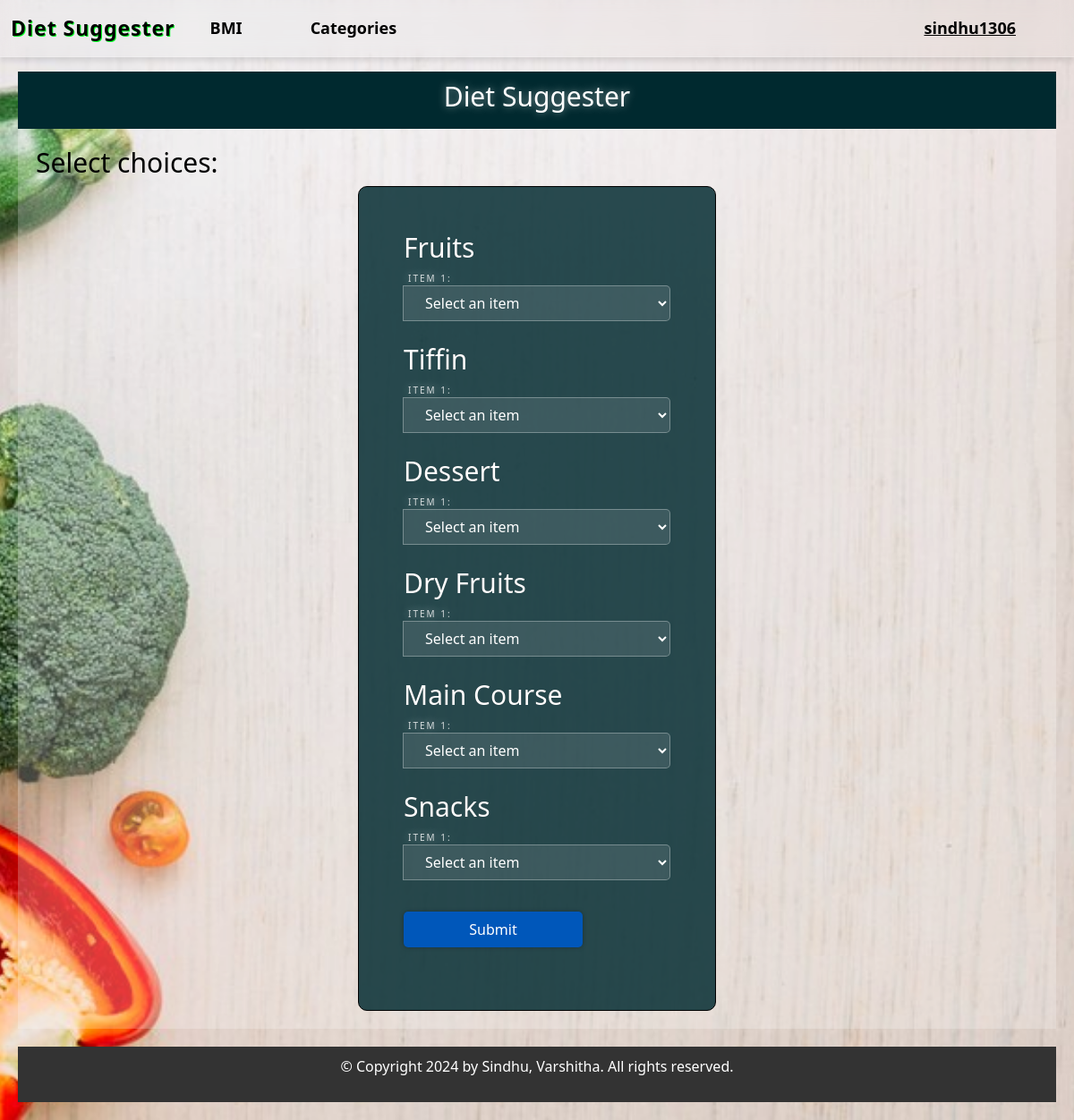
/categorize/ (signed in), run on the app's committed database.
### nutrition/models.py (models this page shows, shortened)
class Category(models.Model):
    name = models.CharField(max_length=100, unique=True)

### nutrition/views.py (the view)
# urls.py: path('categorize/', views.categorize, name='categorize'),
@cache_control(no_cache=True, must_revalidate=True, no_store=True)
@login_required(login_url='login')
def categorize(request):#to display items category wise
    items_by_category = {}
    categories = Category.objects.all()
    for category in categories:
        items = NutritionInfo.objects.filter(category=category)
        items_by_category[category.name] = items
    context = {
        'items_by_category': items_by_category
    }
    return render(request, 'selectcategories.html', context)

### templates/selectcategories.html (shortened to what this page needs)
{% extends "base.html" %}
{% block content %}
<h3>Select choices:</h3>
<form id="inputForm" method="post" action="{% url 'suggester' %}">
    <div id="inputContainer">
        {% for category, items in items_by_category.items %}
        <div class="category-group">
            <h2>{{ category }}</h2>
            <div class="input-group">
                <label>Item 1:</label>
                <select name="item_{{ category }}[]" required>
                    <option value="">Select an item</option>
                </select>
            </div>
        {% endfor %}
    </div>
    <button class="button button2">Submit</button><br>
</form>
{% endblock %}

### templates/navbar.html (shortened to what this page needs)
{% load static %}
<nav class="navbar navbar-expand-lg">
    <div class="container-fluid" id="navbarNav">
        <a class="navbar-brand" href="/">Diet Suggester</a>
        <div class="collapse navbar-collapse" id="navbarText">
            <ul class="navbar-nav me-auto mb-2 mb-lg-0">
            <li class="nav-item active">
                <a class="nav-link" href="{% url 'bmicalc' %}">BMI</a>
            </li>
            <li class="nav-item">
                <a class="nav-link" href="{% url 'category-wise-items' %}">Categories</a>
            </li>
            <li class="nav-item">
                <a class="nav-link" href="#"></a>
            </li>
            <li class="nav-item">
                <a class="nav-link" href="#"></a>
            </li>
        </ul>
        <ul class="navbar-nav ms-auto mb-2 mb-lg-0">
            {% if user.is_authenticated %}
                <li class="nav-item">
                    <a class="nav-link" href="{% url 'user_history' %}"><u>{{ user.username }}</u></a>
                </li>
            {% else %}
                <li class="nav-item">
                    <a class="nav-link" href="{% url 'login' %}"><u>User</u></a>
                </li>
            {% endif %}
        </ul>
    </div>
</div>
</nav>

### templates/selectcategories.html (style rules this page uses)
.input-group { margin-bottom: 10px; display: flex; flex-direction: column; }
.category-group { margin-bottom: 20px; }

### data on the page
Category: items_by_category "Fruits"
Category: items_by_category "Tiffin"
Category: items_by_category "Dessert"
Category: items_by_category "Dry Fruits"
Category: items_by_category "Main Course"
Category: items_by_category "Snacks"

### other printed values
{{ user.username }} "sindhu1306"
